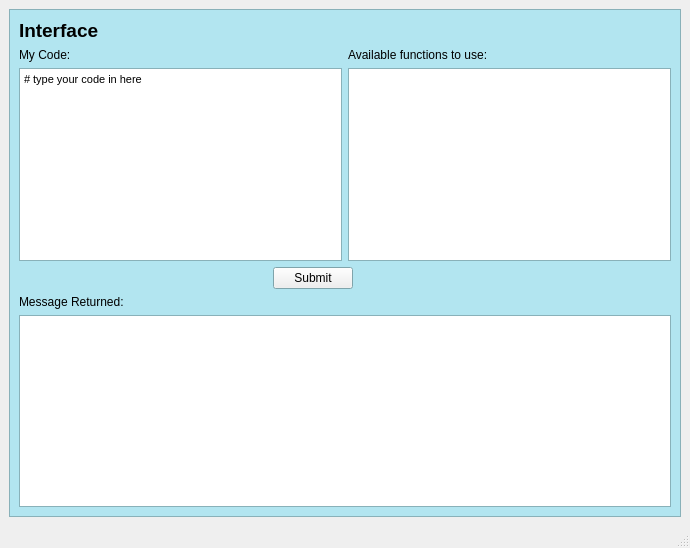
<?xml version="1.0" encoding="UTF-8"?>
<ui version="4.0">
 <class>MainWindow</class>
 <widget class="QMainWindow" name="MainWindow">
  <property name="geometry">
   <rect>
    <x>0</x>
    <y>0</y>
    <width>690</width>
    <height>548</height>
   </rect>
  </property>
  <property name="windowTitle">
   <string>MainWindow</string>
  </property>
  <widget class="QWidget" name="centralwidget">
   <layout class="QHBoxLayout" name="horizontalLayout_2">
    <item>
     <layout class="QVBoxLayout" name="vertical_Layout">
      <item>
       <widget class="QFrame" name="frame">
        <property name="palette">
         <palette>
          <active>
           <colorrole role="Base">
            <brush brushstyle="SolidPattern">
             <color alpha="255">
              <red>255</red>
              <green>255</green>
              <blue>255</blue>
             </color>
            </brush>
           </colorrole>
           <colorrole role="Window">
            <brush brushstyle="SolidPattern">
             <color alpha="255">
              <red>178</red>
              <green>229</green>
              <blue>240</blue>
             </color>
            </brush>
           </colorrole>
           <colorrole role="Highlight">
            <brush brushstyle="SolidPattern">
             <color alpha="255">
              <red>86</red>
              <green>44</green>
              <blue>215</blue>
             </color>
            </brush>
           </colorrole>
           <colorrole role="Link">
            <brush brushstyle="SolidPattern">
             <color alpha="255">
              <red>192</red>
              <green>220</green>
              <blue>255</blue>
             </color>
            </brush>
           </colorrole>
          </active>
          <inactive>
           <colorrole role="Base">
            <brush brushstyle="SolidPattern">
             <color alpha="255">
              <red>255</red>
              <green>255</green>
              <blue>255</blue>
             </color>
            </brush>
           </colorrole>
           <colorrole role="Window">
            <brush brushstyle="SolidPattern">
             <color alpha="255">
              <red>178</red>
              <green>229</green>
              <blue>240</blue>
             </color>
            </brush>
           </colorrole>
           <colorrole role="Highlight">
            <brush brushstyle="SolidPattern">
             <color alpha="255">
              <red>86</red>
              <green>44</green>
              <blue>215</blue>
             </color>
            </brush>
           </colorrole>
           <colorrole role="Link">
            <brush brushstyle="SolidPattern">
             <color alpha="255">
              <red>192</red>
              <green>220</green>
              <blue>255</blue>
             </color>
            </brush>
           </colorrole>
          </inactive>
          <disabled>
           <colorrole role="Base">
            <brush brushstyle="SolidPattern">
             <color alpha="255">
              <red>178</red>
              <green>229</green>
              <blue>240</blue>
             </color>
            </brush>
           </colorrole>
           <colorrole role="Window">
            <brush brushstyle="SolidPattern">
             <color alpha="255">
              <red>178</red>
              <green>229</green>
              <blue>240</blue>
             </color>
            </brush>
           </colorrole>
           <colorrole role="Highlight">
            <brush brushstyle="SolidPattern">
             <color alpha="255">
              <red>0</red>
              <green>120</green>
              <blue>215</blue>
             </color>
            </brush>
           </colorrole>
           <colorrole role="Link">
            <brush brushstyle="SolidPattern">
             <color alpha="255">
              <red>192</red>
              <green>220</green>
              <blue>255</blue>
             </color>
            </brush>
           </colorrole>
          </disabled>
         </palette>
        </property>
        <property name="autoFillBackground">
         <bool>true</bool>
        </property>
        <property name="frameShape">
         <enum>QFrame::StyledPanel</enum>
        </property>
        <property name="frameShadow">
         <enum>QFrame::Raised</enum>
        </property>
        <layout class="QVBoxLayout" name="verticalLayout">
         <item>
          <widget class="QLabel" name="Title">
           <property name="font">
            <font>
             <family>Arial</family>
             <pointsize>14</pointsize>
             <weight>75</weight>
             <bold>true</bold>
            </font>
           </property>
           <property name="autoFillBackground">
            <bool>false</bool>
           </property>
           <property name="text">
            <string>Interface</string>
           </property>
          </widget>
         </item>
         <item>
          <layout class="QHBoxLayout" name="horizontalLayout">
           <item>
            <widget class="QLabel" name="code_label">
             <property name="text">
              <string>My Code:</string>
             </property>
            </widget>
           </item>
           <item>
            <widget class="QLabel" name="function_label">
             <property name="text">
              <string>Available functions to use:</string>
             </property>
            </widget>
           </item>
          </layout>
         </item>
         <item>
          <layout class="QHBoxLayout" name="horizontal_Layout_2">
           <item>
            <widget class="QTextEdit" name="code_area">
             <property name="statusTip">
              <string>code box</string>
             </property>
             <property name="html">
              <string>&lt;!DOCTYPE HTML PUBLIC &quot;-//W3C//DTD HTML 4.0//EN&quot; &quot;http://www.w3.org/TR/REC-html40/strict.dtd&quot;&gt;
&lt;html&gt;&lt;head&gt;&lt;meta name=&quot;qrichtext&quot; content=&quot;1&quot; /&gt;&lt;style type=&quot;text/css&quot;&gt;
p, li { white-space: pre-wrap; }
&lt;/style&gt;&lt;/head&gt;&lt;body style=&quot; font-family:'MS Shell Dlg 2'; font-size:8.25pt; font-weight:400; font-style:normal;&quot;&gt;
&lt;p style=&quot; margin-top:0px; margin-bottom:0px; margin-left:0px; margin-right:0px; -qt-block-indent:0; text-indent:0px;&quot;&gt;&lt;span style=&quot; font-size:8pt;&quot;&gt;# type your code in here&lt;/span&gt;&lt;/p&gt;&lt;/body&gt;&lt;/html&gt;</string>
             </property>
            </widget>
           </item>
           <item>
            <widget class="QTextBrowser" name="functions_area"/>
           </item>
          </layout>
         </item>
         <item>
          <layout class="QHBoxLayout" name="horizontal_Layout_3">
           <item>
            <spacer name="horizontalSpacer_2">
             <property name="orientation">
              <enum>Qt::Horizontal</enum>
             </property>
             <property name="sizeHint" stdset="0">
              <size>
               <width>40</width>
               <height>20</height>
              </size>
             </property>
            </spacer>
           </item>
           <item>
            <spacer name="horizontalSpacer_6">
             <property name="orientation">
              <enum>Qt::Horizontal</enum>
             </property>
             <property name="sizeHint" stdset="0">
              <size>
               <width>40</width>
               <height>20</height>
              </size>
             </property>
            </spacer>
           </item>
           <item>
            <spacer name="horizontalSpacer_9">
             <property name="orientation">
              <enum>Qt::Horizontal</enum>
             </property>
             <property name="sizeHint" stdset="0">
              <size>
               <width>40</width>
               <height>20</height>
              </size>
             </property>
            </spacer>
           </item>
           <item>
            <spacer name="horizontalSpacer_5">
             <property name="orientation">
              <enum>Qt::Horizontal</enum>
             </property>
             <property name="sizeHint" stdset="0">
              <size>
               <width>40</width>
               <height>20</height>
              </size>
             </property>
            </spacer>
           </item>
           <item>
            <widget class="QPushButton" name="SubmitButton">
             <property name="toolTip">
              <string>Submit code to check answer</string>
             </property>
             <property name="statusTip">
              <string>Submit</string>
             </property>
             <property name="text">
              <string>Submit</string>
             </property>
            </widget>
           </item>
           <item>
            <spacer name="horizontalSpacer_8">
             <property name="orientation">
              <enum>Qt::Horizontal</enum>
             </property>
             <property name="sizeHint" stdset="0">
              <size>
               <width>40</width>
               <height>20</height>
              </size>
             </property>
            </spacer>
           </item>
           <item>
            <spacer name="horizontalSpacer_4">
             <property name="orientation">
              <enum>Qt::Horizontal</enum>
             </property>
             <property name="sizeHint" stdset="0">
              <size>
               <width>40</width>
               <height>20</height>
              </size>
             </property>
            </spacer>
           </item>
           <item>
            <spacer name="horizontalSpacer_7">
             <property name="orientation">
              <enum>Qt::Horizontal</enum>
             </property>
             <property name="sizeHint" stdset="0">
              <size>
               <width>40</width>
               <height>20</height>
              </size>
             </property>
            </spacer>
           </item>
           <item>
            <spacer name="horizontalSpacer_3">
             <property name="orientation">
              <enum>Qt::Horizontal</enum>
             </property>
             <property name="sizeHint" stdset="0">
              <size>
               <width>40</width>
               <height>20</height>
              </size>
             </property>
            </spacer>
           </item>
           <item>
            <spacer name="horizontalSpacer">
             <property name="orientation">
              <enum>Qt::Horizontal</enum>
             </property>
             <property name="sizeHint" stdset="0">
              <size>
               <width>40</width>
               <height>20</height>
              </size>
             </property>
            </spacer>
           </item>
          </layout>
         </item>
         <item>
          <layout class="QVBoxLayout" name="vertical_Layout_2">
           <item>
            <widget class="QLabel" name="message_area_2">
             <property name="text">
              <string>Message Returned:</string>
             </property>
            </widget>
           </item>
           <item>
            <widget class="QTextBrowser" name="message_area"/>
           </item>
          </layout>
         </item>
        </layout>
       </widget>
      </item>
     </layout>
    </item>
   </layout>
  </widget>
  <widget class="QStatusBar" name="statusbar"/>
  <action name="actionOpen_Ctrl_O">
   <property name="text">
    <string>Open         Ctrl+O</string>
   </property>
   <property name="shortcut">
    <string>Ctrl+O</string>
   </property>
  </action>
  <action name="actionSave_Ctrl_S">
   <property name="text">
    <string>Save           Ctrl+S</string>
   </property>
   <property name="shortcut">
    <string>Ctrl+S</string>
   </property>
  </action>
  <action name="actionUndo_Ctrl_Z">
   <property name="text">
    <string>Undo     Ctrl+Z</string>
   </property>
   <property name="shortcut">
    <string>Ctrl+Z</string>
   </property>
  </action>
  <action name="actionRedo_Ctrl_Y">
   <property name="text">
    <string>Redo      Ctrl+Y</string>
   </property>
   <property name="shortcut">
    <string>Ctrl+Y</string>
   </property>
  </action>
 </widget>
 <resources/>
 <connections/>
</ui>
